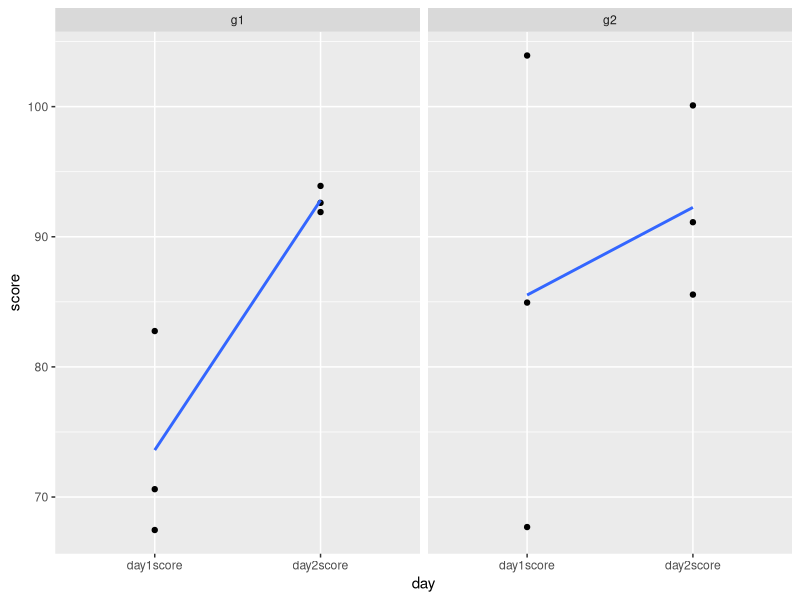

Write R code to recreate this figure.
# Remodelagem de dados usando tidyr

setwd("D:/codes/R/dsa/BigDataRAzure/Cap07")
getwd()

# Instalando os pacotes
install.packages("tidyr")
install.packages("ggplot2")
library(tidyr)
library(ggplot2)

# Dados em notas de disciplinas
dados <- data.frame(
  Nome = c("Geografia", "Literatura", "Biologia"),
  Regiao_A = c(97, 80, 84),
  Regiao_B = c(86, 90, 91)
)
dados

?gather
dados %>%
  gather(Regiao, NotaFinal, Regiao_A:Regiao_B)

# Criando dados
set.seed(10)
df1 <- data.frame(
  id = 1:4,
  acao = sample(rep(c("controle", "tratamento"), each = 2)),
  work.T1 = runif(4),
  home.T1 = runif(4),
  work.T2 = runif(4),
  home.T2 = runif(4)
)
df1

# Reshape 1
df1_organizado <- df1 %>% 
  gather(key, time, -id, -acao)

head(df1_organizado, 8)

# Reshape 2
df1_organizado2 <- df1_organizado %>%
  separate(key, into = c("localidade", "tempo"), sep = "\\.")

df1_organizado2

# Mais um exemplo
set.seed(1)
df3 <- data.frame(
  participante = c("p1", "p2", "p3", "p4", "p5", "p6"), 
  info = c("g1m", "g1m", "g1f", "g2m", "g2m", "g2m"),
  day1score = rnorm(n = 6, mean = 80, sd = 15), 
  day2score = rnorm(n = 6, mean = 88, sd = 8)
)

print(df3)

# Reshape dos dados
df3 %>%
  gather(day, score, c(day1score, day2score)) # transforma colunas em linhas


df3 %>%
  gather(day, score, c(day1score, day2score)) %>%
   spread(day, score) # oposto do gather, volta a forma origem

df3 %>%
  gather(day, score, c(day1score, day2score)) %>%
  separate(col = info, into = c("group", "gender"), sep = 2)

df3 %>%
  gather(day, score, c(day1score, day2score)) %>%
  separate(col = info, into = c("group", "gender"), sep = 2) %>%
  unite(infoAgain, group, gender) # Oposto do separate, unifica colunas

df3 %>%
  gather(day, score, c(day1score, day2score)) %>%
  separate(col = info, into = c("group", "gender"), sep = 2) %>%
  ggplot(aes(x = day, y = score)) +
  geom_point() +
  facet_wrap(~ group) +
  geom_smooth(method = "lm", aes(group = 1), se = F)















